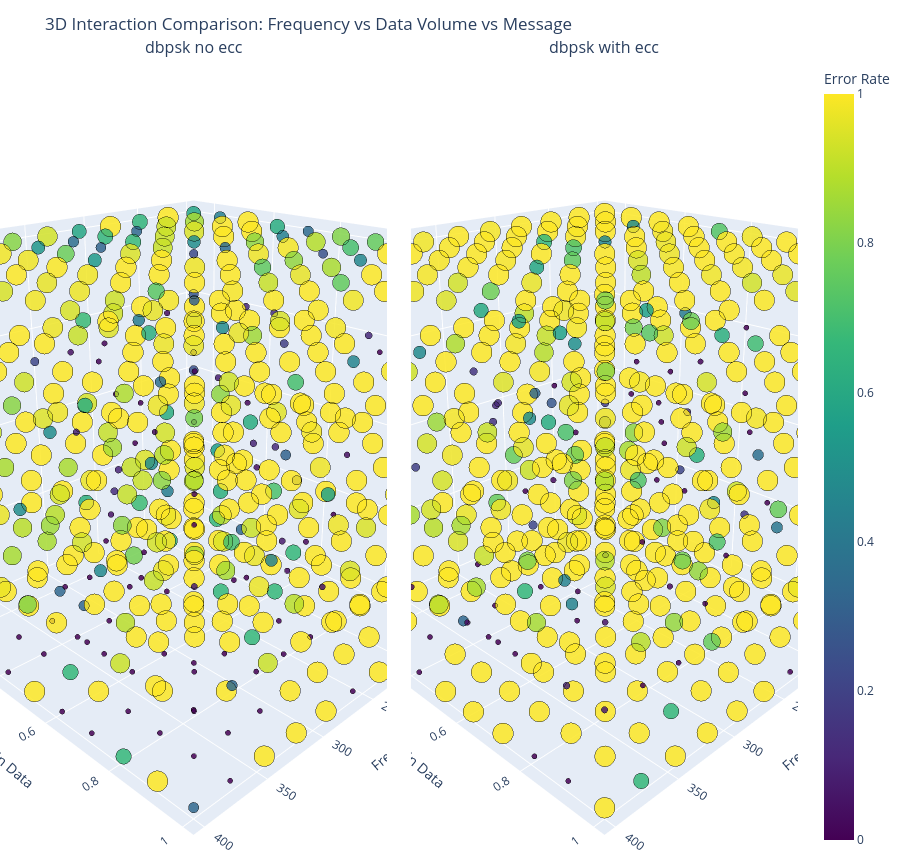

This figure's notebook cell:
### Markdown cell above
## 3D Interaction: Frequency, Data Volume, and Message (Comparison)
This figure is split into two 3D panels:
- Column A: `csv_path` (actual pipeline output)
- Column B: `no_audio_compression` (best-case reference)
Color and marker size encode `error_rate` (lower is better).

### Code cell
from plot_helpers import plot_3d_interaction_comparison

plot_3d_interaction_comparison(
    df_first,
    df_second,
    label_a=LABEL_FIRST,
    label_b=LABEL_SECOND,
)

### Figure 1 — Plotly figure (JSON) as saved in the notebook; plotly's stock layout.template omitted (floating-point values rounded to 4 significant figures; data arrays with more than 128 entries replaced by an {"elided": "..."} marker saying what was removed)
{"data": [{"customdata": {"elided": "500x3 mixed values"}, "hovertemplate": "Frequency=%{x}<br>Volume Gain Data=%{y:.6f}<br>Message=%{customdata[0]}<br>Error Rate=%{customdata[1]:.4f}<extra></extra>", "marker": {"color": {"elided": "500 float values"}, "coloraxis": "coloraxis", "line": {"color": "black", "width": 0.5}, "opacity": 0.85, "size": {"elided": "500 float values"}}, "mode": "markers", "name": "A", "scene": "scene", "showlegend": false, "type": "scatter3d", "x": {"elided": "500 int values"}, "y": {"elided": "500 float values"}, "z": {"elided": "500 int values"}}, {"customdata": {"elided": "500x3 mixed values"}, "hovertemplate": "Frequency=%{x}<br>Volume Gain Data=%{y:.6f}<br>Message=%{customdata[0]}<br>Error Rate=%{customdata[1]:.4f}<extra></extra>", "marker": {"color": {"elided": "500 float values"}, "coloraxis": "coloraxis", "line": {"color": "black", "width": 0.5}, "opacity": 0.85, "size": {"elided": "500 float values"}}, "mode": "markers", "name": "B", "scene": "scene2", "showlegend": false, "type": "scatter3d", "x": {"elided": "500 int values"}, "y": {"elided": "500 float values"}, "z": {"elided": "500 int values"}}], "layout": {"annotations": [{"font": {"size": 16}, "showarrow": false, "text": "dbpsk no ecc", "x": 0.2425, "xanchor": "center", "xref": "paper", "y": 1, "yanchor": "bottom", "yref": "paper"}, {"font": {"size": 16}, "showarrow": false, "text": "dbpsk with ecc", "x": 0.7575, "xanchor": "center", "xref": "paper", "y": 1, "yanchor": "bottom", "yref": "paper"}], "coloraxis": {"cmax": 1, "cmin": 0, "colorbar": {"title": {"text": "Error Rate"}}, "colorscale": [[0, "#440154"], [0.1111, "#482878"], [0.2222, "#3e4989"], [0.3333, "#31688e"], [0.4444, "#26828e"], [0.5556, "#1f9e89"], [0.6667, "#35b779"], [0.7778, "#6ece58"], [0.8889, "#b5de2b"], [1, "#fde725"]]}, "height": 850, "margin": {"b": 0, "l": 0, "r": 0, "t": 60}, "scene": {"camera": {"eye": {"x": 1.5, "y": 1.5, "z": 0.9}}, "domain": {"x": [0, 0.485], "y": [0, 1]}, "xaxis": {"title": {"text": "Frequency"}}, "yaxis": {"title": {"text": "Volume Gain Data"}}, "zaxis": {"ticktext": ["Hi!", "Hello world, this is a 1234...", "Special symbols: @#$%^&*+=_...", "Line breaks test: First lin...", "Long message: This is a sig..."], "tickvals": [0, 1, 2, 3, 4], "title": {"text": "Message"}}}, "scene2": {"camera": {"eye": {"x": 1.5, "y": 1.5, "z": 0.9}}, "domain": {"x": [0.515, 1], "y": [0, 1]}, "xaxis": {"title": {"text": "Frequency"}}, "yaxis": {"title": {"text": "Volume Gain Data"}}, "zaxis": {"ticktext": ["Hi!", "Hello world, this is a 1234...", "Special symbols: @#$%^&*+=_...", "Line breaks test: First lin...", "Long message: This is a sig..."], "tickvals": [0, 1, 2, 3, 4], "title": {"text": "Message"}}}, "title": {"text": "3D Interaction Comparison: Frequency vs Data Volume vs Message"}}}
